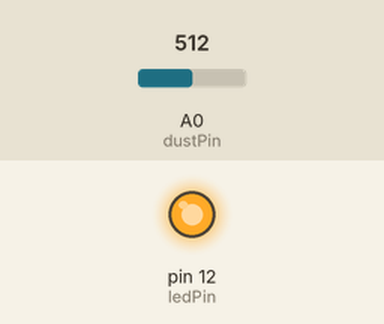
Bench run of a sketch on a simulated Arduino Uno, built with avr-gcc and run on an emulated ATmega328P. Parts: output pins drawn as LEDs (lit = HIGH). The test bench sets the inputs (shaded band); at power-on: A0 (dustPin) = 512. What the sketch prints to the serial monitor is not drawn.

Above: at 0.1 s.
Timing chart, 0 to 1.6 s (numbered marks = the images above):
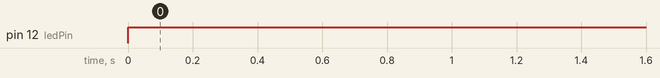

The sketch:

PM2.5_Reading.ino
```cpp
int dustPin = A0; // dust sensor - Wemos A0 pin
int ledPin = 12;

float voltsMeasured = 0;
float calcVoltage = 0;
float dustDensity = 0;

void setup()
{
  Serial.begin(9600);
  pinMode(ledPin,OUTPUT);
}


void loop()
{
  digitalWrite(ledPin,LOW); // power on the LED
  delayMicroseconds(280);

  voltsMeasured = analogRead(dustPin); // read the dust value

  delayMicroseconds(40);
  digitalWrite(ledPin,HIGH); // turn the LED off
  delayMicroseconds(9680);

  //measure your 5v and change below
  calcVoltage = voltsMeasured * (5 / 1024.0);
  dustDensity = 0.17 * calcVoltage - 0.1;
  Serial.println("GP2Y1010AU0F readings");
  Serial.print("Raw Signal Value = ");
  Serial.println(voltsMeasured);
  Serial.print("Voltage = ");
  Serial.println(calcVoltage);
  Serial.print("Dust Density = ");
  Serial.println(dustDensity); // mg/m3
  Serial.println("");
  delay(1000);
}
```

Measured:
- by itself, pin 12 (ledPin): LOW → HIGH at 0.00 s
